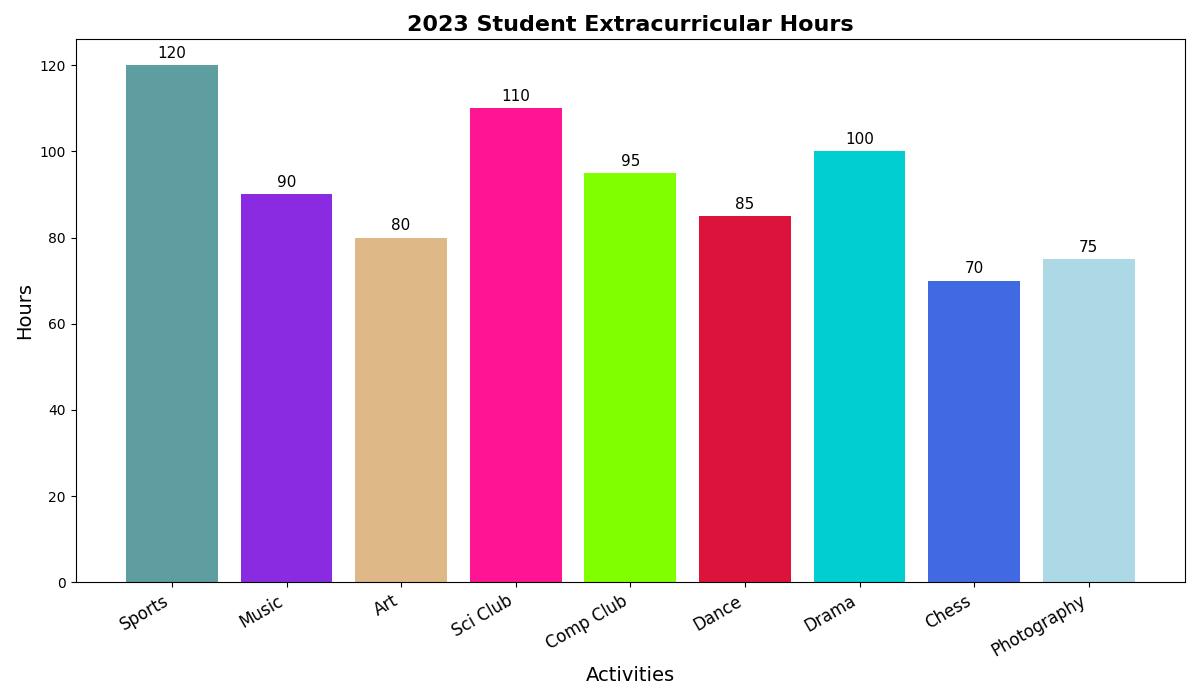

This chart was generated by the following Python code:
import matplotlib.pyplot as plt
import numpy as np

subjects = ["Sports", "Music", "Art", "Sci Club", "Comp Club", "Dance", "Drama", "Chess", "Photography"]
hours_spent = np.array([120, 90, 80, 110, 95, 85, 100, 70, 75])

fig, ax = plt.subplots(figsize=(12, 7))

bar_positions = np.arange(len(subjects))
bars = ax.bar(bar_positions, hours_spent, color=['#5f9ea0', '#8a2be2', '#deb887', '#ff1493', '#7fff00', '#dc143c', '#00ced1', '#4169e1', '#add8e6'])

ax.set_title("2023 Student Extracurricular Hours", fontsize=16, fontweight='bold')
ax.set_xlabel("Activities", fontsize=14)
ax.set_ylabel("Hours", fontsize=14)

ax.set_xticks(bar_positions)
ax.set_xticklabels(subjects, rotation=30, ha='right', fontsize=12)

for bar in bars:
    height = bar.get_height()
    ax.annotate(f'{height}', 
                xy=(bar.get_x() + bar.get_width() / 2, height), 
                xytext=(0, 3), 
                textcoords="offset points",
                ha='center', va='bottom', fontsize=11, color='black')

plt.tight_layout()

plt.show()
